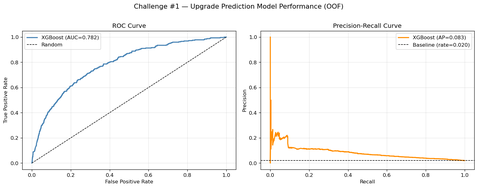
#> input picture reports/fig1_model_performance.png, 478 x 188 px, shrunk from 1546 x 608 before the run; its folder holds 6 pictures in this run
$ python generate_project_report_pdf.py
#> lines starting #> are read from the running program, lines starting #| are printed output that depends on the picture
from __future__ import annotations

from pathlib import Path
import textwrap

import matplotlib.pyplot as plt
import matplotlib.image as mpimg
from matplotlib.backends.backend_pdf import PdfPages


ROOT = Path(__file__).resolve().parents[1]
REPORTS = ROOT / "reports"
OUTPUT = REPORTS / "zerve_upgrade_prediction_project_report.pdf"

BLUE = "#1565c0"
DARK = "#1f2933"
MUTED = "#53606d"
LIGHT = "#eef3f8"
GREEN = "#2e7d32"
ORANGE = "#ef6c00"
RED = "#c62828"


def add_header(fig, title: str, subtitle: str | None = None) -> None:
    fig.text(0.06, 0.94, title, fontsize=18, fontweight="bold", color=DARK)
    fig.add_artist(
        plt.Line2D([0.06, 0.94], [0.915, 0.915], color=BLUE, linewidth=2)
    )
    if subtitle:
        fig.text(0.06, 0.89, subtitle, fontsize=10.5, color=MUTED)


def add_wrapped_text(
    fig,
    text: str,
    x: float,
    y: float,
    width: int = 92,
    fontsize: float = 10.5,
    line_height: float = 0.032,
    color: str = DARK,
    weight: str = "normal",
) -> float:
    for paragraph in text.split("\n"):
        if not paragraph.strip():
            y -= line_height * 0.55
            continue
        wrapped = textwrap.wrap(paragraph, width=width) or [""]
        for line in wrapped:
            fig.text(x, y, line, fontsize=fontsize, color=color, fontweight=weight)
            y -= line_height
    return y


def text_page(pdf: PdfPages, title: str, sections: list[tuple[str, str]]) -> None:
    fig = plt.figure(figsize=(8.5, 11), facecolor="white")
    add_header(fig, title)
    y = 0.86
    for heading, body in sections:
        fig.text(0.06, y, heading, fontsize=12.5, fontweight="bold", color=BLUE)
        y -= 0.038
        y = add_wrapped_text(fig, body, 0.08, y, width=92)
        y -= 0.025
        if y < 0.12:
            break
    pdf.savefig(fig, bbox_inches="tight")
    plt.close(fig)


def table_page(
    pdf: PdfPages,
    title: str,
    subtitle: str,
    columns: list[str],
    rows: list[list[str]],
    col_widths: list[float] | None = None,
) -> None:
    fig, ax = plt.subplots(figsize=(11, 8.5), facecolor="white")
    ax.axis("off")
    add_header(fig, title, subtitle)
    table = ax.table(
        cellText=rows,
        colLabels=columns,
        colLoc="left",
        cellLoc="left",
        loc="center",
        colWidths=col_widths,
    )
    table.auto_set_font_size(False)
    table.set_fontsize(9.2)
    table.scale(1, 1.8)
    for (row, _col), cell in table.get_celld().items():
        cell.set_edgecolor("#d7dee6")
        if row == 0:
            cell.set_facecolor(BLUE)
            cell.set_text_props(color="white", fontweight="bold")
        else:
            cell.set_facecolor("#ffffff" if row % 2 else "#f5f8fb")
            cell.set_text_props(color=DARK)
    pdf.savefig(fig, bbox_inches="tight")
    plt.close(fig)


def figure_page(
    pdf: PdfPages,
    title: str,
    image_name: str,
    caption: str,
    explanation: str,
    inference: str,
) -> None:
    path = REPORTS / image_name
    fig = plt.figure(figsize=(11, 8.5), facecolor="white")
    add_header(fig, title, caption)
    if not path.exists():
        fig.text(0.08, 0.5, f"Missing figure: {image_name}", fontsize=14, color=RED)
    else:
        img = mpimg.imread(path)
        ax = fig.add_axes([0.06, 0.28, 0.88, 0.56])
        ax.imshow(img)
        ax.axis("off")

    fig.patches.append(
        plt.Rectangle(
            (0.06, 0.06),
            0.88,
            0.17,
            transform=fig.transFigure,
            facecolor="#f5f8fb",
            edgecolor="#d7dee6",
            linewidth=1,
        )
    )
    fig.text(0.08, 0.195, "What this output shows", fontsize=10.5, fontweight="bold", color=BLUE)
    add_wrapped_text(fig, explanation, 0.08, 0.17, width=112, fontsize=9.2, line_height=0.024)
    fig.text(0.08, 0.118, "What can be inferred", fontsize=10.5, fontweight="bold", color=GREEN)
    add_wrapped_text(fig, inference, 0.08, 0.094, width=112, fontsize=9.2, line_height=0.024)
    pdf.savefig(fig, bbox_inches="tight")
    plt.close(fig)


def cover_page(pdf: PdfPages) -> None:
    fig = plt.figure(figsize=(8.5, 11), facecolor="white")
    fig.patches.extend(
        [
            plt.Rectangle((0, 0.78), 1, 0.22, transform=fig.transFigure, color=DARK),
            plt.Rectangle((0, 0.76), 1, 0.02, transform=fig.transFigure, color=BLUE),
        ]
    )
    fig.text(
        0.07,
        0.9,
        "Zerve Upgrade Prediction",
        fontsize=28,
        fontweight="bold",
        color="white",
    )
    fig.text(
        0.07,
        0.84,
        "Project Report from Notebook Analysis",
        fontsize=16,
        color="#dbe7f3",
    )
    fig.text(0.07, 0.68, "Scope", fontsize=14, fontweight="bold", color=BLUE)
    body = (
        "This report summarizes the notebook work for the Zerve telemetry challenge: "
        "data understanding, leakage-safe feature engineering, upgrade prediction, "
        "funnel design, behavioral insights, and visual evidence. It intentionally "
        "excludes the interactive application layer."
    )
    add_wrapped_text(fig, body, 0.07, 0.63, width=82, fontsize=11.5)
    bullets = [
        "Dataset: 3,509,628 telemetry rows across 83 columns.",
        "Target: subscription_upgraded, modeled at the user level.",
        "Final feature table: 16,496 users and 43 predictive features.",
        "Model: XGBoost with stratified 5-fold cross-validation.",
        "Funnel: deterministic, mutually exclusive user stages.",
    ]
    y = 0.48
    for bullet in bullets:
        fig.text(0.09, y, f"- {bullet}", fontsize=11, color=DARK)
        y -= 0.04
    fig.text(0.07, 0.12, f"Generated file: {OUTPUT.name}", fontsize=9.5, color=MUTED)
    pdf.savefig(fig, bbox_inches="tight")
    plt.close(fig)


def main() -> None:
    OUTPUT.parent.mkdir(parents=True, exist_ok=True)
    with PdfPages(OUTPUT) as pdf:
        cover_page(pdf)
        text_page(
            pdf,
            "Executive Summary",
            [
                (
                    "Objective",
                    "Predict which users are likely to upgrade using only pre-upgrade "
                    "behavior, then translate model outputs into practical growth and "
                    "product actions.",
                ),
                (
                    "Core Method",
                    "The analysis builds a per-user snapshot time: first upgrade moment "
                    "for upgraders and last observed event for non-upgraders. Features "
                    "are computed only before that snapshot, with commercial and "
                    "checkout-adjacent events excluded from the modeling pipeline.",
                ),
                (
                    "Model Result",
                    "The XGBoost model achieved 0.7828 +/- 0.0156 ROC-AUC across "
                    "5 stratified folds, with 0.0928 +/- 0.0187 PR-AUC. The PR-AUC is "
                    "the more realistic secondary metric because the target class is "
                    "rare.",
                ),
                (
                    "Product Result",
                    "Users are bucketed into Low, Moderate, High, and Very High intent "
                    "tiers. The tiers attach model scores to recommended actions such "
                    "as onboarding nudges, contextual prompts, personalized outreach, "
                    "and priority sales contact.",
                ),
                (
                    "Funnel Result",
                    "A deterministic funnel assigns every user to exactly one current "
                    "stage: New, Exploring, Builder, AI User, Power User, Upgraded, or "
                    "At Risk. The funnel uses observable event-count thresholds rather "
                    "than model predictions.",
                ),
            ],
        )
        text_page(
            pdf,
            "Data Understanding and Leakage Controls",
            [
                (
                    "Dataset",
                    "The notebook analyzes zerve_events.csv, containing 3,509,628 rows "
                    "and 83 columns of product telemetry. The raw event stream includes "
                    "227 distinct event types across pageviews, AI usage, canvas and "
                    "block activity, deployments, credits, subscription actions, and "
                    "person-level signup fields.",
                ),
                (
                    "Missingness",
                    "Sixty of the 83 columns contain null values. This is expected "
                    "because many fields are event-specific: AI token and latency fields "
                    "populate only for AI generation events, while browser and GeoIP "
                    "fields populate only for browser-sourced events.",
                ),
                (
                    "Leakage Prevention",
                    "The notebook excludes direct target events and high-risk commercial "
                    "signals from feature generation. It also cuts each user's history "
                    "at the snapshot time so the model cannot learn from post-upgrade "
                    "behavior.",
                ),
                (
                    "Feature Table",
                    "After leakage filtering, 2,890,904 safe events remain. The final "
                    "modeling table contains 16,496 users, 43 predictive features, and "
                    "one label.",
                ),
            ],
        )
        table_page(
            pdf,
            "Modeling Features",
            "Representative feature families created before each user snapshot.",
            ["Feature Family", "Examples", "Why It Matters"],
            [
                [
                    "Engagement volume",
                    "total_events, active_days, session_count",
                    "Captures depth and consistency of product usage.",
                ],
                [
                    "AI usage",
                    "ai_gen_count, ai_tokens_total, ai_latency_avg",
                    "Measures activation around the product's high-value AI workflow.",
                ],
                [
                    "Recent activity",
                    "events_last_7d, events_last_14d, pct_activity_last_7d",
                    "Separates active prospects from stale users.",
                ],
                [
                    "Creation behavior",
                    "canvas_create_count, block_create_count, files_upload_count",
                    "Signals movement from browsing to building.",
                ],
                [
                    "Production intent",
                    "deployment_count, notebook_deploy_usage",
                    "Captures users moving toward operational use.",
                ],
                [
                    "Credit pressure",
                    "credit_pressure_count, has_hit_credit_limit",
                    "Identifies quota moments that can motivate upgrade.",
                ],
            ],
            [0.18, 0.34, 0.42],
        )
        figure_page(
            pdf,
            "Model Performance",
            "fig1_model_performance.png",
            "ROC and precision-recall performance for the leakage-safe XGBoost model.",
            "The ROC curve measures how well the classifier separates upgraders from non-upgraders across thresholds. The precision-recall curve focuses on positive-class retrieval, which is important because upgrades are rare.",
            "The model has meaningful rank-ordering power, but the low base rate means teams should use it for prioritization and tiering rather than treating each probability as a guaranteed outcome.",
        )
#> in figure_page, img is the input picture: shape (188, 478, 4) float32; mean R, G, B, A 0.974, 0.973, 0.97, 1
        figure_page(
            pdf,
            "Feature Importance",
            "fig2_feature_importance.png",
            "Top model features emphasize AI usage, recent activity, credit pressure, and engagement depth.",
            "This chart ranks the features XGBoost used most heavily when splitting users into higher and lower upgrade-propensity groups.",
            "AI token volume, recent events, credit pressure, total activity, and breadth of event types are among the strongest signals, suggesting upgrade intent is tied to both value discovery and quota pressure.",
        )
#> call 2 of figure_page, with title = 'Feature Importance', image_name = 'fig2_feature_importance.png'
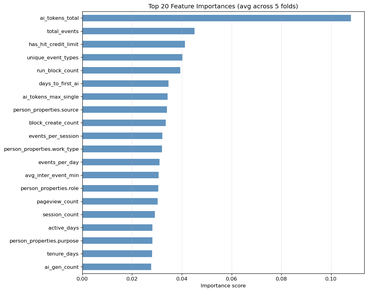
#> input picture reports/fig2_feature_importance.png, 368 x 292 px, shrunk from 1188 x 945 before the run
#> in figure_page, img is the input picture: shape (292, 368, 4) float32; mean R, G, B, A 0.913, 0.935, 0.954, 1
        figure_page(
            pdf,
            "SHAP Interpretability",
            "fig9a_shap_beeswarm.png",
            "Per-user SHAP effects show how feature values push upgrade probability up or down.",
            "Each dot is a user-level contribution for one feature. Position shows whether the feature pushed the prediction higher or lower; color shows whether that user had a high or low value for the feature.",
            "High AI usage, recent activity, and credit-pressure related behavior generally push predictions upward, while low engagement patterns push users toward lower upgrade probability.",
        )
#> call 3 of figure_page, with title = 'SHAP Interpretability', image_name = 'fig9a_shap_beeswarm.png'
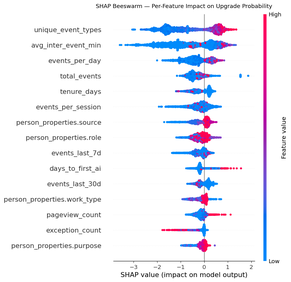
#> input picture reports/fig9a_shap_beeswarm.png, 291 x 282 px, shrunk from 939 x 913 before the run
#> in figure_page, img is the input picture: shape (282, 291, 4) float32; mean R, G, B, A 0.939, 0.941, 0.968, 1
        figure_page(
            pdf,
            "Global SHAP Ranking",
            "fig9b_shap_bar.png",
            "Mean absolute SHAP values provide a global feature importance ranking.",
            "The bar chart aggregates absolute SHAP effects across users to show which features most consistently influence model predictions.",
            "The same behavioral themes dominate globally: AI usage, recent engagement, credit pressure, and creation/run activity. This supports a product strategy centered on activation depth.",
        )
#> call 4 of figure_page, with title = 'Global SHAP Ranking', image_name = 'fig9b_shap_bar.png'
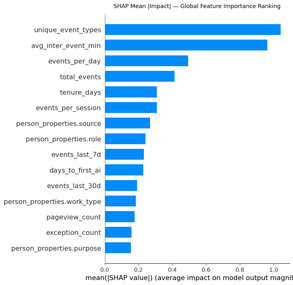
#> input picture reports/fig9b_shap_bar.png, 293 x 285 px, shrunk from 947 x 921 before the run
#> in figure_page, img is the input picture: shape (285, 293, 4) float32; mean R, G, B, A 0.862, 0.925, 0.977, 1
        figure_page(
            pdf,
            "Actionable Risk Tiers",
            "fig10_risk_tiers.png",
            "Probability buckets convert raw model scores into growth team actions.",
            "Users are grouped into Low, Moderate, High, and Very High intent tiers, with user counts, upgrader counts, conversion rates, and recommended actions.",
            "The Very High tier has the strongest conversion concentration, so it should receive scarce high-touch resources. Lower tiers are better suited to scalable nudges and onboarding.",
        )
        table_page(
            pdf,
            "Funnel Definition",
            "Deterministic stages based only on observable behavior.",
            ["Stage", "Rule"],
            [
                ["New", "Any event but no meaningful product interaction."],
                ["Exploring", "At least one pageview."],
                ["Builder", "Created at least one canvas or block."],
                ["AI User", "Used AI at least once."],
                ["Power User", "Deployed something or ran blocks at least five times."],
                ["Upgraded", "Has a subscription_upgraded event."],
                ["At Risk", "Was Builder or higher and inactive for 14+ days."],
            ],
            [0.22, 0.72],
        )
        figure_page(
            pdf,
            "Funnel Distribution",
            "fig3_funnel_chart.png",
            "Current-stage distribution across the user base.",
            "The funnel chart assigns every user to a deterministic stage based on observed product behavior, from New through Upgraded and At Risk.",
            "A large share of users remain New, Exploring, or At Risk, which points to two opportunities: improve early activation and re-engage previously meaningful users before they decay.",
        )
        figure_page(
            pdf,
            "Stage Transition Matrix",
            "fig11_transition_matrix.png",
            "Thirty-day movement validates the stage rules and progression logic.",
            "The matrix compares user stage thirty days before the dataset end with current stage, showing how users progressed, stayed still, upgraded, or became at risk.",
            "Most users do not move quickly through the funnel, so conversion work should focus on accelerating key transitions: Exploring to Builder, Builder to AI User, and AI User to Power User.",
        )
        figure_page(
            pdf,
            "Time to Stage",
            "fig12_time_to_stage.png",
            "Median time from first event to each funnel milestone.",
            "This output shows the median number of days from first observed event to major milestones such as first pageview, first build action, first AI generation, deployment, and upgrade.",
            "Important milestones often happen very early. That implies onboarding has a narrow window to create value, and the first session or first few days are critical.",
        )
        text_page(
            pdf,
            "Behavioral Insights",
            [
                (
                    "1. AI power users drive upgrades",
                    "Upgraders averaged 86.51 AI generations versus 25.89 for "
                    "non-upgraders, a 3.3x lift. Credit pressure also showed a 3.5x "
                    "lift, supporting contextual upgrade nudges near AI usage limits.",
                ),
                (
                    "2. Deployment intent is a strong signal",
                    "Users with deployment behavior upgraded at 9.80% versus 1.84% "
                    "for non-deployers, a 5.3x lift. This suggests first deployment "
                    "is a high-intent lifecycle moment.",
                ),
                (
                    "3. Early activation matters",
                    "AI users upgraded at 4.011% overall versus 1.088% for non-AI "
                    "users. The notebook recommends onboarding that gets users to "
                    "their first AI generation quickly.",
                ),
            ],
        )
        figure_page(
            pdf,
            "AI Usage and Credit Pressure",
            "fig4_insight1_ai_usage.png",
            "Comparison of AI and credit-pressure behavior by upgrade outcome.",
            "The plots compare AI generation behavior and credit-pressure behavior between users who upgraded and those who did not.",
            "Upgraders show much heavier AI usage and more credit pressure, suggesting that users who repeatedly experience AI value and resource limits are more likely to pay.",
        )
        figure_page(
            pdf,
            "Daily Event Volume",
            "fig5_daily_trend.png",
            "Event-volume trend used to inspect activity patterns and data gaps.",
            "This time-series view shows aggregate event volume across the observation period and helps reveal spikes, troughs, and possible data collection gaps.",
            "Activity is not perfectly uniform over time, so future validation should consider temporal holdouts to ensure model performance generalizes beyond the observed activity pattern.",
        )
        figure_page(
            pdf,
            "Retention Cohorts",
            "fig6_retention_heatmap.png",
            "Cohort retention view across day 0, 1, 3, 7, 14, and 30.",
            "Users are grouped by signup cohort, then measured by the percentage who return on later lifecycle days.",
            "Retention appears to decline quickly after initial usage, so activation quality and early habit formation are likely important levers for downstream conversion.",
        )
        figure_page(
            pdf,
            "Persona Segmentation",
            "fig7_segmentation.png",
            "Upgrade rate and user distribution by signup persona fields.",
            "The segmentation charts compare upgrade behavior across available signup attributes such as purpose, role, source, or work type.",
            "Some personas and acquisition contexts appear more commercially qualified than others, meaning messaging and onboarding can be tailored by signup intent.",
        )
        figure_page(
            pdf,
            "Events Per User Distribution",
            "fig8_distribution.png",
            "Distributional comparison of activity depth for upgraders and non-upgraders.",
            "The distribution compares total event counts for upgraders and non-upgraders, showing how activity depth differs across outcomes.",
            "Upgraders tend to be more active, but activity alone is not enough; the model benefits from combining volume with AI usage, recency, deployment, and credit-pressure features.",
        )
        text_page(
            pdf,
            "Conclusion",
            [
                (
                    "What worked",
                    "The project combines methodological rigor with operational "
                    "usefulness: leakage-safe snapshots, class-imbalance-aware "
                    "evaluation, interpretable model outputs, action tiers, and a "
                    "deterministic funnel that can be implemented directly.",
                ),
                (
                    "Recommended next steps",
                    "Validate calibration on a future holdout period, monitor tier "
                    "conversion rates after launch, A/B test AI quota messaging, and "
                    "instrument first-deployment upgrade prompts.",
                ),
                (
                    "Submission readiness",
                    "The notebook covers the predictive modeling challenge, funnel "
                    "challenge, and behavioral insight requirements without relying on "
                    "post-upgrade leakage.",
                ),
            ],
        )
    print(OUTPUT)


if __name__ == "__main__":
    main()
